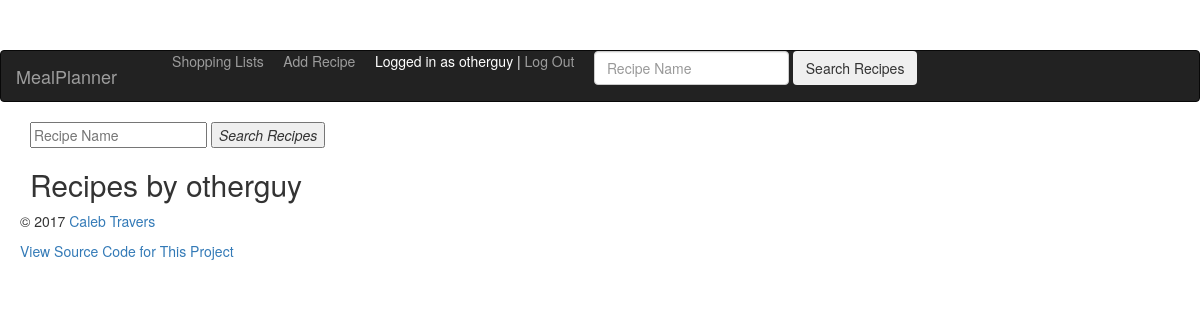
The page /mealplanner/user/2/ on the database as committed earlier.
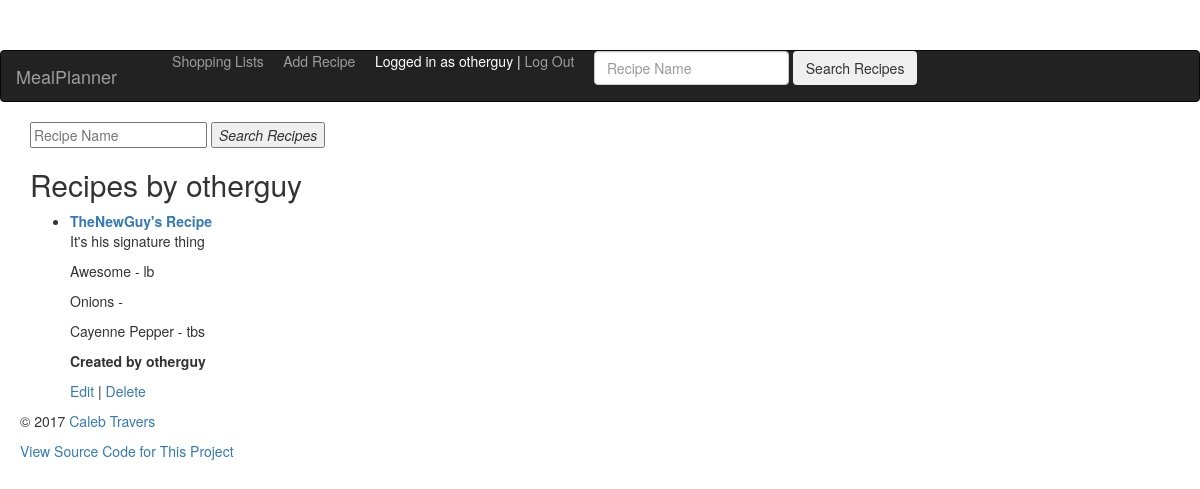
The same page on the database as committed later.
### mealplanner/models.py (models this page shows, shortened)
class Recipe(models.Model):
    name = models.CharField(max_length=100)
    created = models.DateTimeField(auto_now_add = True)
    text = models.CharField(max_length=255)
    author = models.ForeignKey(User, blank=True, null=True)
    class Meta:
        ordering = ('name',)

class Ingredient(models.Model):
    CUP = 'CP'
    TABLESPOON = 'TB'
    TEASPOON = 'TS'
    POUND = 'LB'
    OUNCE = 'OZ'
    FLOUNCE = 'FO'
    NONE = 'NA'
    PRODUCE = 'PR'
    SPICES = 'SP'
    DAIRY = 'DY'
    MEAT = 'MT'
    FREEZER = 'FR'
    BAKING = 'BK'
    BAKERY = 'BY'
    CANNED = 'CN'
    UNIT_OF_MEASURE_CHOICES = (
        (CUP, 'Cup'),
        (TABLESPOON, 'tbs'),
        (TEASPOON, 'tsp'),
        (POUND, 'lb'),
        (OUNCE, 'oz'),
        (FLOUNCE, 'fl oz'),
        (NONE, 'none'),
    )
    CATEGORY_CHOICES = (
        (PRODUCE, 'Produce'),
        (SPICES, 'Spices'),
        (DAIRY, 'Dairy'),
        (MEAT, 'Meat'),
        (FREEZER, 'Refridgerated / Freezer'),
        (BAKING, 'Baking'),
        (BAKERY, 'Bakery'),
        (CANNED, 'Canned / Packaged'),
    )
    name = models.CharField(max_length=55)
    recipe = models.ForeignKey(Recipe)
    category = models.CharField(
        max_length=2,
        choices=CATEGORY_CHOICES,
    )
    quantity = DecimalFractionField(
        max_digits=4,
        decimal_places=2,
        limit_denominator=8,
        coerce_thirds=True,
    )
    unitOfMeasure = models.CharField(
        max_length=2,
        choices=UNIT_OF_MEASURE_CHOICES,
        default=CUP,
    )
    quantity_2 = DecimalFractionField(
        max_digits=4,
        decimal_places=2,
        limit_denominator=8,
        coerce_thirds=True,
        default=0,
        )
    unitOfMeasure_2 = models.CharField(
        max_length=2,
        choices=UNIT_OF_MEASURE_CHOICES,
        default=NONE,
    )
    class Meta:
        ordering = ('category',)

### mealplanner/views.py (the view)
# urls.py: url(r'^user/(?P<pk>[0-9]+)/$', views.UserRecipeIndex.as_view(), name='user-recipes'),
class UserRecipeIndex(generic.DetailView):
    model = User
    title = 'Recipes by '
    template_name = 'mealplanner/user_recipe_index.html'

### mealplanner/templates/mealplanner/user_recipe_index.html (shortened to what this page needs)
{% extends "mealplanner/base.html" %}
{% block content %}
{% load fractions %}
<div class="container">
    <form id="searchform" action="{% url 'mealplanner:recipe-search' %}" method="get" accept-charset="utf-8">
          <input class="searchfield" id="searchbox" name="q" type="text" placeholder="Recipe Name">
          <button class="searchbutton" type="submit">
            <i>Search Recipes</i>
          </button>
    </form>
</div>
<div class="container">
    <div>
            <h2>{{ view.title }} {{ user.username }}</h2>
            {% for recipe in user.recipe_set.all %}
            <ul>
                    <p>
                    <li><a href="{% url 'mealplanner:recipe-detail' recipe.pk %}"><strong>{{ recipe.name }}</strong></a></li>
                    <p>{{ recipe.text }}</p>
                    {% for ingredient in recipe.ingredient_set.all %}
                    <p> {{ ingredient.name }}
                        - {% display_fraction ingredient.quantity allow_mixed_numbers=True %}
                        {% if not ingredient.unitOfMeasure == 'NA' %}
                        {{ ingredient.get_unitOfMeasure_display }}
                        {% endif %}
                    </p>
                {% endfor %}
                {% if recipe.author %}
                    <p><strong>Created by {{ recipe.author.username }}</strong></p>
                {% endif %}
                <a href="{% url 'mealplanner:recipe-update' recipe.pk %}">Edit</a> | <a href="{% url 'mealplanner:recipe-delete' recipe.pk %}">Delete</a>
            </ul>
            {% endfor %}
    </div>
</div>
{% endblock %}

### mealplanner/templates/mealplanner/base.html (shortened to what this page needs)
<!DOCTYPE html>
<html lang="en">
    <head>
        <link rel="stylesheet" href="https://maxcdn.bootstrapcdn.com/bootstrap/3.3.7/css/bootstrap.min.css">
        <link rel="stylesheet" href="https://maxcdn.bootstrapcdn.com/bootstrap/3.3.7/css/bootstrap-starter-template.min.css">
        <link href="static/mealplanner/starter-template.css" rel="stylesheet">
    </head>
    <body>
                <nav class="navbar navbar-toggleable-md navbar-inverse bg-inverse fixed-top">
                  <a class="navbar-brand" href="/mealplanner">MealPlanner</a>
                  <div class="collapse navbar-collapse" id="navbarsExampleDefault">
                    <ul class="navbar-nav mr-auto">
                      <li class="nav-link" style="list-style: none">
                        <a class="nav-link" href="/mealplanner/lists">Shopping Lists</a>
                      </li>
                      <li class="nav-item" style="list-style: none">
                        <a class="nav-link" href="/mealplanner/addrecipe">Add Recipe</a>
                      </li>
                      <li style="list-style: none; color:white">
                          {% if user.is_authenticated %}
                          Logged in as {{ user.username }} | <a href="{% url 'logout' %}">Log Out</a>
                          {% else %}
                          Not logged in. <a href="{% url 'login' %}">Login</a>
                          &nbsp;&nbsp;&nbsp;&nbsp;
                          {% endif %}
                    </ul>
                    <form class="form-inline" action="{% url 'mealplanner:recipe-search' %}" method="." accept-charset="utf-8">
                      <input class="form-control" type="text" name="q" placeholder="Recipe Name">
                      <button class="btn" type="submit">Search Recipes</button>
                    </form>
                  </div>
                </nav>
                <div>
                    <main>
                    {% block content %}{% endblock %}
                    </main>
                </div>
</body>
        <footer>
            <p>
                &copy; 2017 <a href="https://github.com/janglehorse">Caleb Travers</a>
            <p>
                <a href="https://github.com/janglehorse/LCFinalProject">
                    View Source Code for This Project</a>
            </p>
        </footer>
</html>

### mealplanner/static/mealplanner/starter-template.css (style rules this page uses)
body { padding-top: 5rem; }
footer { padding-left: 2rem; }

Rows that differ between the two databases and show on the page:
added Recipe: name "TheNewGuy's Recipe", text "It's his signature thing", author.username "otherguy"
added Ingredient: name "Awesome", unitOfMeasure "lb"
added Ingredient: name "Onions"
added Ingredient: name "Cayenne Pepper", unitOfMeasure "tbs"
